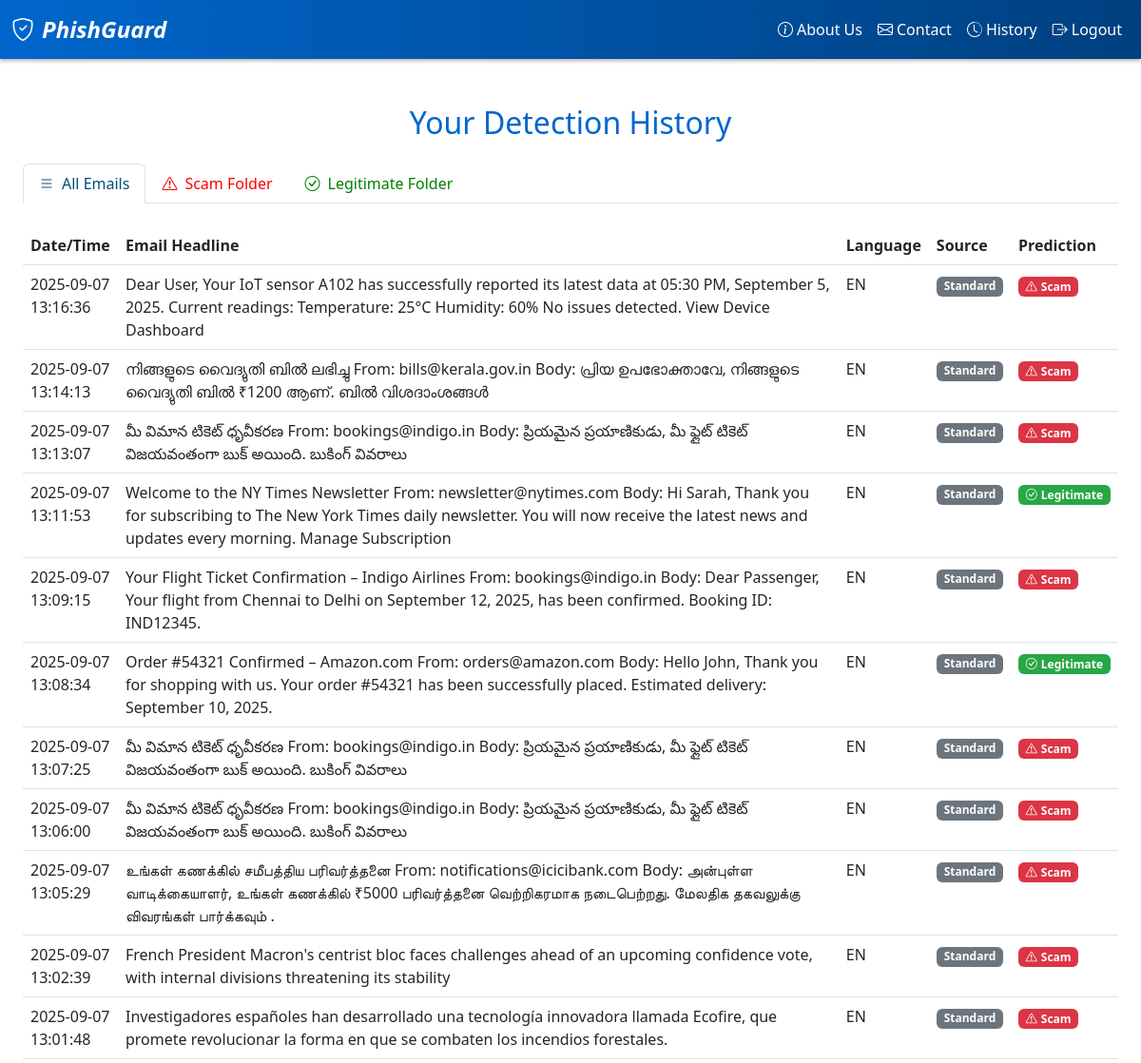
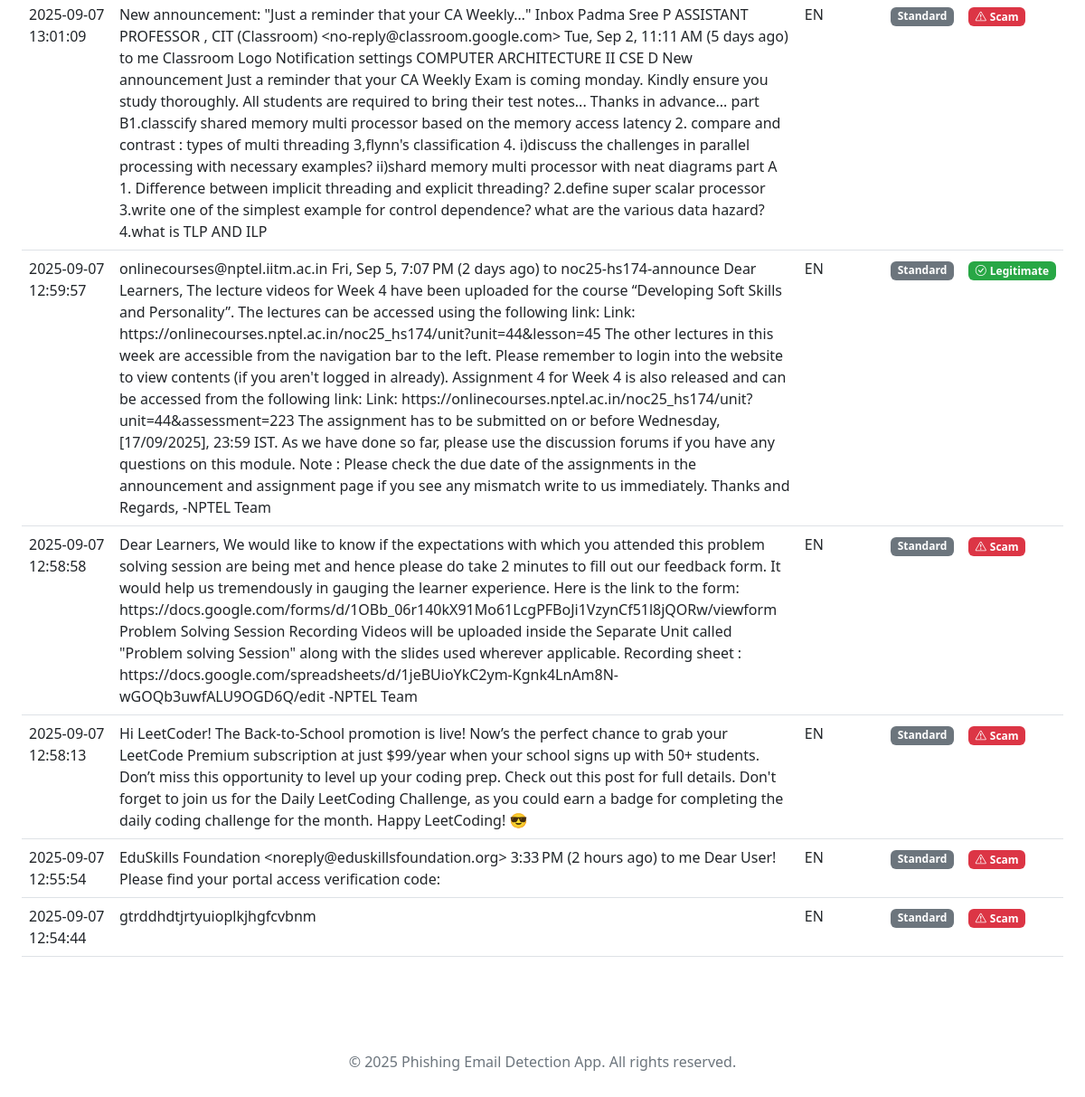
The page /history (signed in) on the database its author committed (2 pictures, top to bottom).
### app.py (models this page shows)
class DetectionHistory(db.Model):
    id = db.Column(db.Integer, primary_key=True)
    user_id = db.Column(db.Integer, db.ForeignKey('user.id'), nullable=False)
    subject = db.Column(db.String(300), nullable=False)
    prediction = db.Column(db.String(50), nullable=False)
    timestamp = db.Column(db.DateTime, server_default=db.func.now())
    detected_language = db.Column(db.String(10), nullable=True)
    translated_text = db.Column(db.Text, nullable=True)
    trusted_source = db.Column(db.Boolean, default=False)
    user = db.relationship('User', backref='detections')

### app.py (the view)
@app.route('/history')
def history():
    if 'user' not in session:
        return redirect(url_for('login'))
    user = User.query.filter_by(email=session['user']).first()
    detections = DetectionHistory.query.filter_by(user_id=user.id).order_by(DetectionHistory.timestamp.desc()).all()
    return render_template('history.html', detections=detections, detection_id=None)

### templates/history.html (shortened to what this page needs)
{% extends "base.html" %} {% block title %}Detection History{% endblock %} {% block content %}
<div class="container py-4">
    <h2 class="text-center text-blue mb-4">Your Detection History</h2>
    <ul class="nav nav-tabs mb-4" id="emailTabs" role="tablist">
        <li class="nav-item" role="presentation">
            <button class="nav-link active" id="all-tab" data-bs-toggle="tab" data-bs-target="#all" type="button" role="tab" aria-controls="all" aria-selected="true" style="color: rgb(0, 77, 128) !important;">
                <i class="bi bi-list me-2"></i>All Emails
            </button>
        </li>
        <li class="nav-item" role="presentation">
            <button class="nav-link text-danger" id="spam-tab" data-bs-toggle="tab" data-bs-target="#spam" type="button" role="tab" aria-controls="spam" aria-selected="false" style="color: red !important;">
                <i class="bi bi-exclamation-triangle me-2"></i>Scam Folder
            </button>
        </li>
        <li class="nav-item" role="presentation">
            <button class="nav-link text-success" id="legitimate-tab" data-bs-toggle="tab" data-bs-target="#legitimate" type="button" role="tab" aria-controls="legitimate" aria-selected="false" style="color: green !important;">
                <i class="bi bi-check-circle me-2"></i>Legitimate Folder
            </button>
        </li>
    </ul>
    <div class="tab-content" id="emailTabsContent">
        <div class="tab-pane fade show active" id="all" role="tabpanel" aria-labelledby="all-tab">
            {% if detections %}
            <div class="table-responsive">
                <table class="table table-hover">
                    <thead style="background-color: green;" class="text-white">
                        <tr>
                            <th>Date/Time</th>
                            <th>Email Headline</th>
                            <th>Language</th>
                            <th>Source</th>
                            <th>Prediction</th>
                        </tr>
                    </thead>
                    <tbody>
                        {% for d in detections %}
                        <tr>
                            <td>{{ d.timestamp.strftime('%Y-%m-%d %H:%M:%S') if d.timestamp else '' }}</td>
                            <td>{{ d.subject }}
                            </td>
                            <td>{{ d.detected_language|upper if d.detected_language else 'EN' }}</td>
                            <td>
                                {% if d.trusted_source %}
                                <span class="badge bg-success">Trusted</span> {% else %}
                                <span class="badge bg-secondary">Standard</span> {% endif %}
                            </td>
                            <td>
                                {% if d.prediction == 'Unsafe' %}
                                <span class="badge bg-red"><i class="bi bi-exclamation-triangle me-1"></i>Scam</span> {% else %}
                                <span class="badge bg-green"><i class="bi bi-check-circle me-1"></i>Legitimate</span> {% endif %}
                            </td>
                        </tr>
                        {% endfor %}
                    </tbody>
                </table>
            </div>
            {% else %}
            <div class="alert alert-info">
                <i class="bi bi-info-circle me-2"></i>No detection history yet.
            </div>
            {% endif %}
        </div>
            {% set spam_emails = detections|selectattr('prediction', 'equalto', 'Unsafe')|list %}
            {% set legitimate_emails = detections|selectattr('prediction', 'equalto', 'Ham')|list %}
    </div>
</div>
{% endblock %}

### templates/base.html (style rules this page uses)
:root { --blue: #0066cc; --blue-dark: #004080; --green: #28a745; --green-dark: #218838; --red: #dc3545; --red-dark: #c82333; }
.bg-green { background-color: var(--green) !important; color: white !important; }
.bg-red { background-color: var(--red) !important; color: white !important; }
.text-blue { color: var(--blue) !important; }
body { background-color: #ffffff; font-family: 'Segoe UI', Tahoma, Geneva, Verdana, sans-serif; color: #111111; }
.navbar-brand, .nav-link { color: white !important; }
.container { max-width: 1200px; }

### rows shown on the page
DetectionHistory: timestamp "2025-09-07 13:16:36", subject "Dear User, Your IoT sensor A102 has successfully reported its latest data at 05:30 PM, September 5, 2025. Current readings: Temperature: 25°C Humidity: 60% No issues detected. View Device Dashboard", detected_language "EN", trusted_source "Standard", prediction "Unsafe" (drawn)
DetectionHistory: timestamp "2025-09-07 13:14:13", subject "നിങ്ങളുടെ വൈദ്യുതി ബിൽ ലഭിച്ചു From: bills@kerala.gov.in Body: പ്രിയ ഉപഭോക്താവേ, നിങ്ങളുടെ വൈദ്യുതി ബിൽ ₹1200 ആണ്. ബിൽ വിശദാംശങ്ങൾ", detected_language "EN", trusted_source "Standard", prediction "Unsafe" (drawn)
DetectionHistory: timestamp "2025-09-07 13:13:07", subject "మీ విమాన టికెట్ ధృవీకరణ From: bookings@indigo.in Body: ప్రియమైన ప్రయాణికుడు, మీ ఫ్లైట్ టికెట్ విజయవంతంగా బుక్ అయింది. బుకింగ్ వివరాలు", detected_language "EN", trusted_source "Standard", prediction "Unsafe" (drawn)
DetectionHistory: timestamp "2025-09-07 13:11:53", subject "Welcome to the NY Times Newsletter From: newsletter@nytimes.com Body: Hi Sarah, Thank you for subscribing to The New York Times daily newsletter. You will now receive the latest news and updates every morning. Manage Subscription", detected_language "EN", trusted_source "Standard", prediction "Ham" (drawn)
DetectionHistory: timestamp "2025-09-07 13:09:15", subject "Your Flight Ticket Confirmation – Indigo Airlines From: bookings@indigo.in Body: Dear Passenger, Your flight from Chennai to Delhi on September 12, 2025, has been confirmed. Booking ID: IND12345.", detected_language "EN", trusted_source "Standard", prediction "Unsafe" (drawn)
DetectionHistory: timestamp "2025-09-07 13:08:34", subject "Order #54321 Confirmed – Amazon.com From: orders@amazon.com Body: Hello John, Thank you for shopping with us. Your order #54321 has been successfully placed. Estimated delivery: September 10, 2025.", detected_language "EN", trusted_source "Standard", prediction "Ham" (drawn)
DetectionHistory: timestamp "2025-09-07 13:07:25", subject "మీ విమాన టికెట్ ధృవీకరణ From: bookings@indigo.in Body: ప్రియమైన ప్రయాణికుడు, మీ ఫ్లైట్ టికెట్ విజయవంతంగా బుక్ అయింది. బుకింగ్ వివరాలు", detected_language "EN", trusted_source "Standard", prediction "Unsafe" (drawn)
DetectionHistory: timestamp "2025-09-07 13:06:00", subject "మీ విమాన టికెట్ ధృవీకరణ From: bookings@indigo.in Body: ప్రియమైన ప్రయాణికుడు, మీ ఫ్లైట్ టికెట్ విజయవంతంగా బుక్ అయింది. బుకింగ్ వివరాలు", detected_language "EN", trusted_source "Standard", prediction "Unsafe" (drawn)
DetectionHistory: timestamp "2025-09-07 13:05:29", subject "உங்கள் கணக்கில் சமீபத்திய பரிவர்த்தனை From: notifications@icicibank.com Body: அன்புள்ள வாடிக்கையாளர், உங்கள் கணக்கில் ₹5000 பரிவர்த்தனை வெற்றிகரமாக நடைபெற்றது. மேலதிக தகவலுக்கு விவரங்கள் பார்க்கவும் .", detected_language "EN", trusted_source "Standard", prediction "Unsafe" (drawn)
DetectionHistory: timestamp "2025-09-07 13:02:39", subject "French President Macron's centrist bloc faces challenges ahead of an upcoming confidence vote, with internal divisions threatening its stability", detected_language "EN", trusted_source "Standard", prediction "Unsafe" (drawn)
DetectionHistory: timestamp "2025-09-07 13:01:48", subject "Investigadores españoles han desarrollado una tecnología innovadora llamada Ecofire, que promete revolucionar la forma en que se combaten los incendios forestales.", detected_language "EN", trusted_source "Standard", prediction "Unsafe" (drawn)
DetectionHistory: timestamp "2025-09-07 13:01:09", subject "New announcement: \"Just a reminder that your CA Weekly…\" Inbox Padma Sree P ASSISTANT PROFESSOR , CIT (Classroom) <no-reply@classroom.google.com> Tue, Sep 2, 11:11 AM (5 days ago) to me Classroom Logo Notification settings COMPUTER ARCHITECTURE II CSE D New announcement Just a reminder that your CA Weekly Exam is coming monday. Kindly ensure you study thoroughly. All students are required to bring their test notes... Thanks in advance... part B1.classcify shared memory multi processor based on the memory access latency 2. compare and contrast : types of multi threading 3,flynn's classification 4. i)discuss the challenges in parallel processing with necessary examples? ii)shard memory multi…", detected_language "EN", trusted_source "Standard", prediction "Unsafe" (drawn)
DetectionHistory: timestamp "2025-09-07 12:59:57", subject "onlinecourses@nptel.iitm.ac.in Fri, Sep 5, 7:07 PM (2 days ago) to noc25-hs174-announce Dear Learners, The lecture videos for Week 4 have been uploaded for the course “Developing Soft Skills and Personality”. The lectures can be accessed using the following link: Link: https://onlinecourses.nptel.ac.in/noc25_hs174/unit?unit=44&lesson=45 The other lectures in this week are accessible from the navigation bar to the left. Please remember to login into the website to view contents (if you aren't logged in already). Assignment 4 for Week 4 is also released and can be accessed from the following link: Link: https://onlinecourses.nptel.ac.in/noc25_hs174/unit?unit=44&assessment=223 The assignment…", detected_language "EN", trusted_source "Standard", prediction "Ham" (drawn)
DetectionHistory: timestamp "2025-09-07 12:58:58", subject "Dear Learners, We would like to know if the expectations with which you attended this problem solving session are being met and hence please do take 2 minutes to fill out our feedback form. It would help us tremendously in gauging the learner experience. Here is the link to the form: https://docs.google.com/forms/d/1OBb_06r140kX91Mo61LcgPFBoJi1VzynCf51l8jQORw/viewform Problem Solving Session Recording Videos will be uploaded inside the Separate Unit called \"Problem solving Session\" along with the slides used wherever applicable. Recording sheet : https://docs.google.com/spreadsheets/d/1jeBUioYkC2ym-Kgnk4LnAm8N-wGOQb3uwfALU9OGD6Q/edit -NPTEL Team", detected_language "EN", trusted_source "Standard", prediction "Unsafe" (drawn)
DetectionHistory: timestamp "2025-09-07 12:58:13", subject "Hi LeetCoder! The Back-to-School promotion is live! Now’s the perfect chance to grab your LeetCode Premium subscription at just $99/year when your school signs up with 50+ students. Don’t miss this opportunity to level up your coding prep. Check out this post for full details. Don't forget to join us for the Daily LeetCoding Challenge, as you could earn a badge for completing the daily coding challenge for the month. Happy LeetCoding! 😎", detected_language "EN", trusted_source "Standard", prediction "Unsafe" (drawn)
DetectionHistory: timestamp "2025-09-07 12:55:54", subject "EduSkills Foundation <noreply@eduskillsfoundation.org> 3:33 PM (2 hours ago) to me Dear User! Please find your portal access verification code:", detected_language "EN", trusted_source "Standard", prediction "Unsafe" (drawn)
DetectionHistory: timestamp "2025-09-07 12:54:44", subject "gtrddhdtjrtyuioplkjhgfcvbnm", detected_language "EN", trusted_source "Standard", prediction "Unsafe" (drawn)
